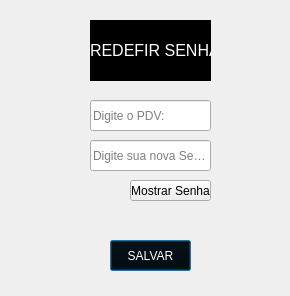
<?xml version="1.0" encoding="UTF-8"?>
<ui version="4.0">
 <class>Dialog</class>
 <widget class="QDialog" name="Dialog">
  <property name="geometry">
   <rect>
    <x>0</x>
    <y>0</y>
    <width>290</width>
    <height>296</height>
   </rect>
  </property>
  <property name="windowTitle">
   <string>Dialog</string>
  </property>
  <widget class="QLabel" name="label">
   <property name="geometry">
    <rect>
     <x>90</x>
     <y>20</y>
     <width>121</width>
     <height>61</height>
    </rect>
   </property>
   <property name="styleSheet">
    <string notr="true">background-color: rgb(0, 0, 0);
color: rgb(255, 255, 255);</string>
   </property>
   <property name="text">
    <string>&lt;html&gt;&lt;head/&gt;&lt;body&gt;&lt;p align=&quot;center&quot;&gt;&lt;span style=&quot; font-size:12pt;&quot;&gt;REDEFIR SENHA&lt;/span&gt;&lt;/p&gt;&lt;/body&gt;&lt;/html&gt;</string>
   </property>
  </widget>
  <widget class="QLineEdit" name="lineEdit">
   <property name="geometry">
    <rect>
     <x>90</x>
     <y>140</y>
     <width>121</width>
     <height>31</height>
    </rect>
   </property>
   <property name="text">
    <string/>
   </property>
   <property name="placeholderText">
    <string>Digite sua nova Senha:</string>
   </property>
  </widget>
  <widget class="QPushButton" name="pushButton_2">
   <property name="geometry">
    <rect>
     <x>110</x>
     <y>240</y>
     <width>81</width>
     <height>31</height>
    </rect>
   </property>
   <property name="cursor">
    <cursorShape>PointingHandCursor</cursorShape>
   </property>
   <property name="styleSheet">
    <string notr="true">background-color: rgb(0, 0, 0);
font: 75 11pt &quot;MS Shell Dlg 2&quot;;
color: rgb(255, 255, 255);</string>
   </property>
   <property name="text">
    <string>SALVAR</string>
   </property>
  </widget>
  <widget class="QLabel" name="label_2">
   <property name="geometry">
    <rect>
     <x>50</x>
     <y>150</y>
     <width>31</width>
     <height>21</height>
    </rect>
   </property>
   <property name="styleSheet">
    <string notr="true">image: url(:/img/icons/redefinir-senha.png);</string>
   </property>
   <property name="text">
    <string/>
   </property>
  </widget>
  <widget class="QPushButton" name="pushButton">
   <property name="geometry">
    <rect>
     <x>130</x>
     <y>180</y>
     <width>81</width>
     <height>21</height>
    </rect>
   </property>
   <property name="cursor">
    <cursorShape>PointingHandCursor</cursorShape>
   </property>
   <property name="text">
    <string>Mostrar Senha</string>
   </property>
  </widget>
  <widget class="QLineEdit" name="lineEdit_2">
   <property name="geometry">
    <rect>
     <x>90</x>
     <y>100</y>
     <width>121</width>
     <height>31</height>
    </rect>
   </property>
   <property name="text">
    <string/>
   </property>
   <property name="placeholderText">
    <string>Digite o PDV:</string>
   </property>
  </widget>
  <widget class="QLabel" name="label_3">
   <property name="geometry">
    <rect>
     <x>40</x>
     <y>110</y>
     <width>51</width>
     <height>21</height>
    </rect>
   </property>
   <property name="styleSheet">
    <string notr="true">image: url(:/img/icons/login-da-conta.png);</string>
   </property>
   <property name="text">
    <string/>
   </property>
  </widget>
  <widget class="QLabel" name="label_4">
   <property name="geometry">
    <rect>
     <x>40</x>
     <y>140</y>
     <width>51</width>
     <height>31</height>
    </rect>
   </property>
   <property name="styleSheet">
    <string notr="true">image: url(:/img/icons/icon-redifinition.png);</string>
   </property>
   <property name="text">
    <string/>
   </property>
  </widget>
  <widget class="QLabel" name="label_5">
   <property name="geometry">
    <rect>
     <x>40</x>
     <y>100</y>
     <width>51</width>
     <height>31</height>
    </rect>
   </property>
   <property name="styleSheet">
    <string notr="true">image: url(:/img/icons/adicionar-usuario.png);</string>
   </property>
   <property name="text">
    <string/>
   </property>
  </widget>
 </widget>
 <tabstops>
  <tabstop>lineEdit</tabstop>
  <tabstop>pushButton_2</tabstop>
 </tabstops>
 <resources>
  <include location="img.qrc"/>
 </resources>
 <connections/>
</ui>
